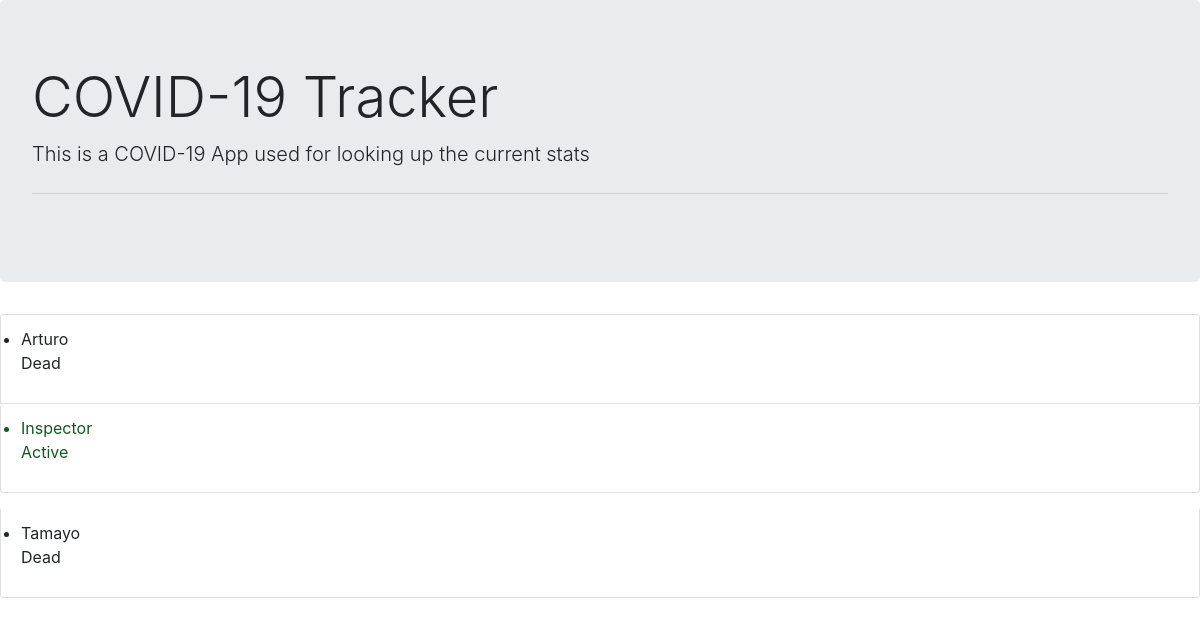
/countries/details/7, run on the app's committed database.
### covidcases/models.py (models this page shows, shortened)
class Patients(models.Model):
    active = 'active'
    dead = 'dead'
    choices_list = [
        (active, 'Active'),
        (dead, 'Dead')
    ]
    country = models.ForeignKey(Country, on_delete=models.CASCADE)
    patient_name = models.CharField(max_length=200)
    status = models.CharField(max_length = 6, choices = choices_list)

### covidcases/views.py (the view)
# urls.py: path('details/<int:country_id>', views.details, name='details')
def details(request, country_id):
    country = get_object_or_404(Country, pk=country_id)
    all_patients = country.patients_set.all()
    context = {
        'all_patients': all_patients
    }
    return render(request, 'covidcases/details.html', context)

### covidcases/templates/covidcases/details.html
{% extends './base.html' %}
{% block content %}
    {% if all_patients %}
    <ul class="list-group">
        {% for patient in all_patients %}
        {% if patient.status == "active"%}
        <div class="list-group-item alert alert-success">
            <li>{{ patient.patient_name }}
            <p>Active</p>
            </li>
        </div>
        {% else %}
        <div class="list-group-item">
            <li>{{ patient.patient_name }}
            <p>Dead</p>
            </li>
        </div>
        {% endif %}
        {% endfor %}
    </ul>
    {% else %}
    <div class="alert alert-danger">
        No Patients added yet
    </div>
    {% endif %}
{% endblock %}

### data on the page
Patients: patient_name "Arturo"
Patients: patient_name "Inspector"
Patients: patient_name "Tamayo"
